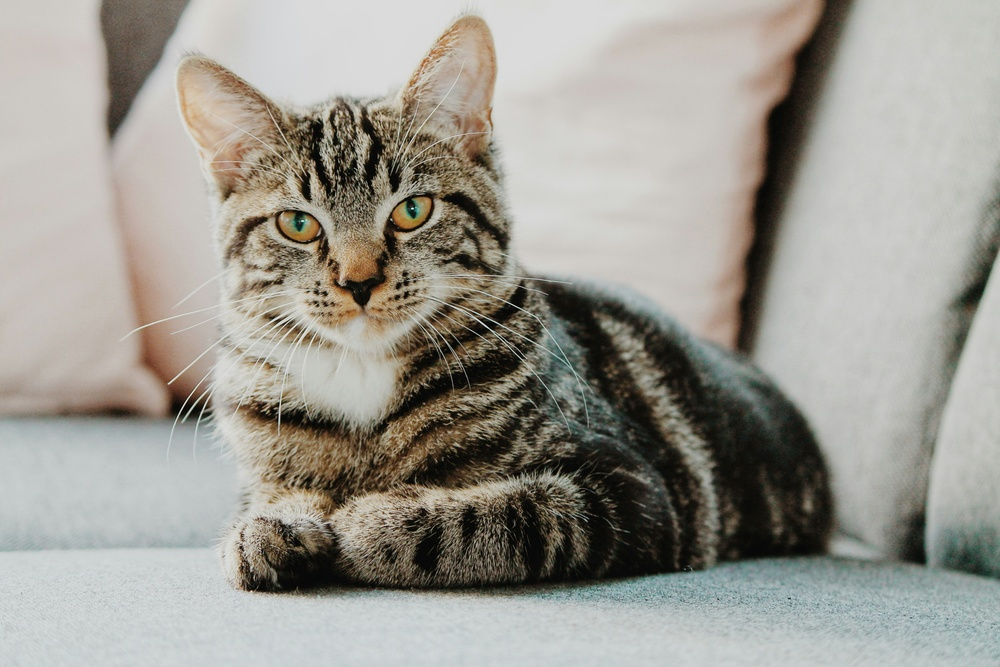
#> input picture html/rsc/src/400_OpenCV (OpenCV 파이썬)/ch_06_pixel/example.jpg, 1000 x 667 px, shrunk from 4272 x 2848 before the run
$ jupyter execute '0432_컬러공간_RGB_CMYK 변환 비교.ipynb'
#> lines starting #> are read from the running program, lines starting #| are printed output that depends on the picture; after the words box and inside, x2 and y2 are one past the last pixel; in counts of white or black regions, pixels touching at a corner belong together
[cell 1]
import cv2, numpy as np, matplotlib.pyplot as plt
from matplotlib.ticker import FuncFormatter

# RGB 이미지를 CMYK로 변환하는 함수
def rgb_to_cmyk(image):
    image = image / 255.0  # 이미지 정규화 (0~1 범위로 변환)
    R, G, B = cv2.split(image)  # RGB 채널 분리
    K = 1 - np.max(image, axis=2)  # Key (Black) 채널 계산
    K[K == 1] = 0.99  # K가 1일 경우 0.99로 설정하여 나누기 0 오류 방지
    C = (1 - R - K) / (1 - K + 1e-8)  # Cyan 채널 계산
    M = (1 - G - K) / (1 - K + 1e-8)  # Magenta 채널 계산
    Y = (1 - B - K) / (1 - K + 1e-8)  # Yellow 채널 계산
    CMYK = cv2.merge((C, M, Y, K))  # CMYK 채널 합치기
    return CMYK

# 이미지 파일 읽기
image = cv2.imread('example.jpg')
#> image is the input picture: shape (667, 1000, 3); mean B, G, R 146, 153.8, 156.3

# BGR에서 RGB로 변환
image_rgb = cv2.cvtColor(image, cv2.COLOR_BGR2RGB)

# RGB 채널 분리
R, G, B = cv2.split(image_rgb)
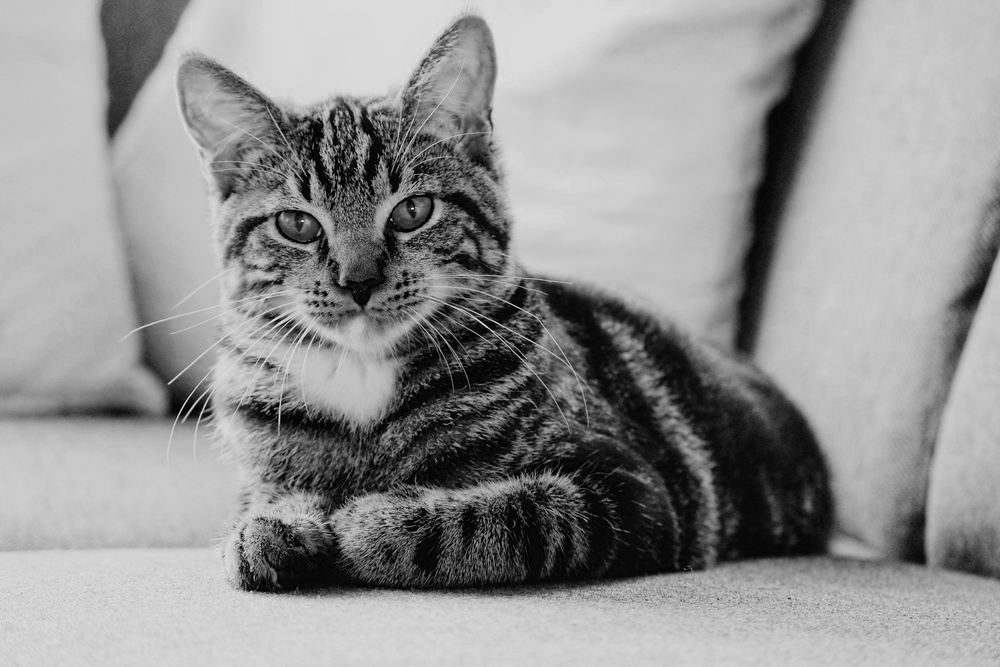
#> B: shape (667, 1000); min 0, max 252, mean 146

# 그레이스케일 변환
gray = cv2.cvtColor(image_rgb, cv2.COLOR_RGB2GRAY)

# CMYK로 변환
cmyk_image = rgb_to_cmyk(image_rgb)
#> in rgb_to_cmyk, `K = 1 - np.max(image, axis=2)`:
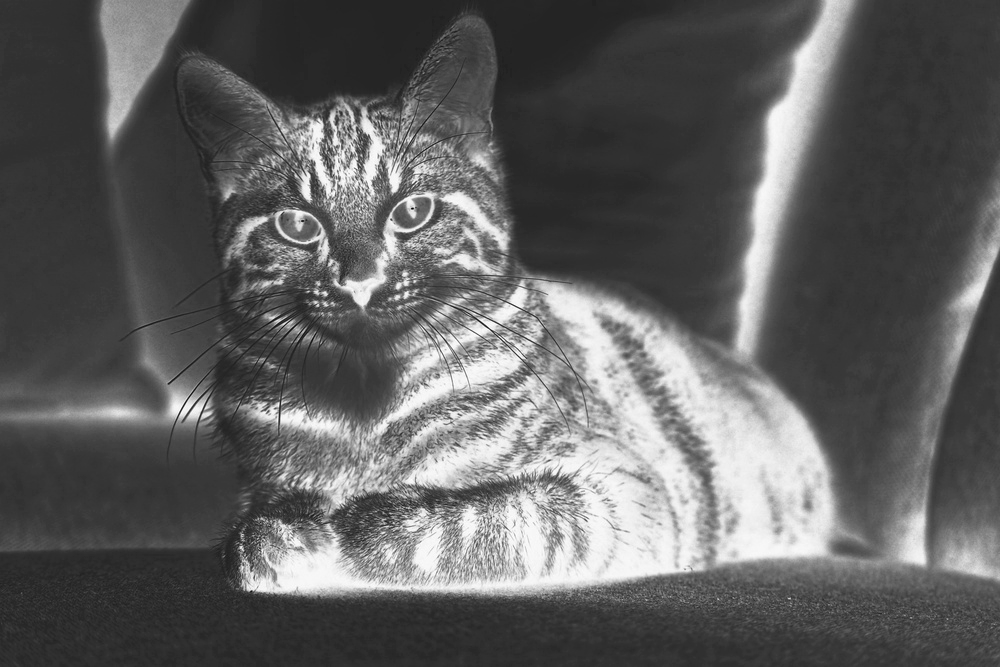
#> K: shape (667, 1000) float64; min 0, max 1, mean 0.377
#> in rgb_to_cmyk, `K[K == 1] = 0.99`: K: shape (667, 1000) float64; under 0.01% of pixels changed, all inside (x1, y1, x2, y2) = (468, 332, 478, 380)
#> in rgb_to_cmyk, `C = (1 - R - K) / (1 - K + 1e-8)`:
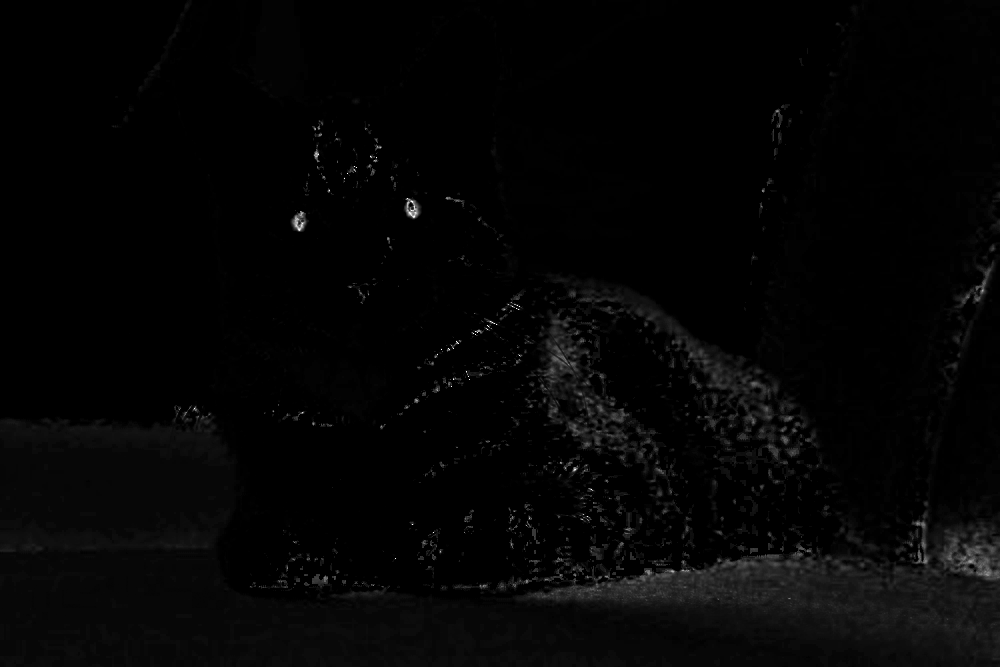
#> C: shape (667, 1000) float64; min 0, max 1, mean 0.0185
#> in rgb_to_cmyk, `M = (1 - G - K) / (1 - K + 1e-8)`:
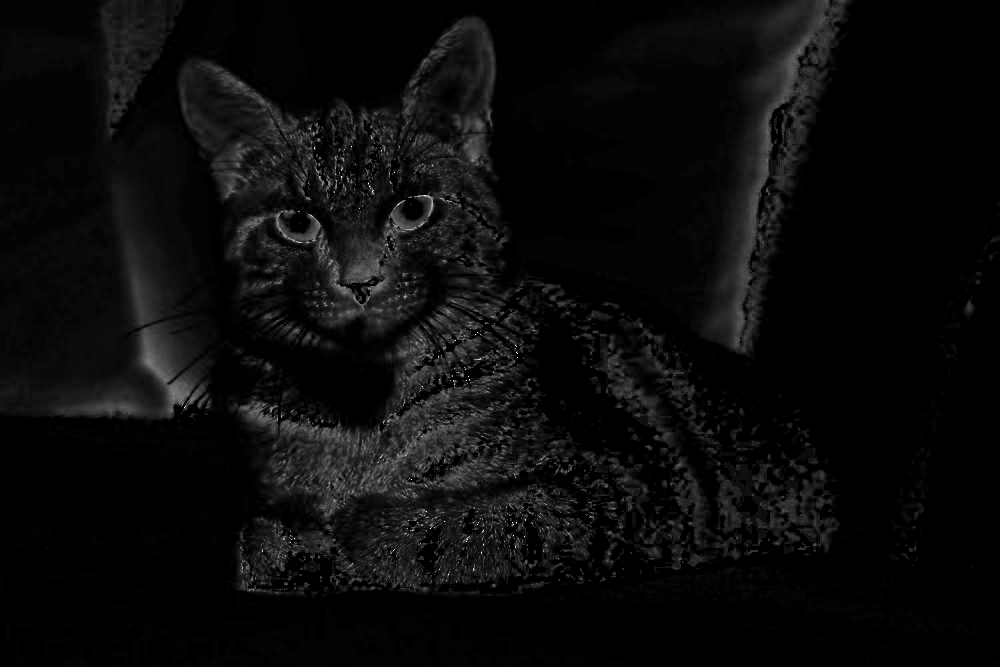
#> M: shape (667, 1000) float64; min 0, max 1, mean 0.0444
#> in rgb_to_cmyk, `Y = (1 - B - K) / (1 - K + 1e-8)`:
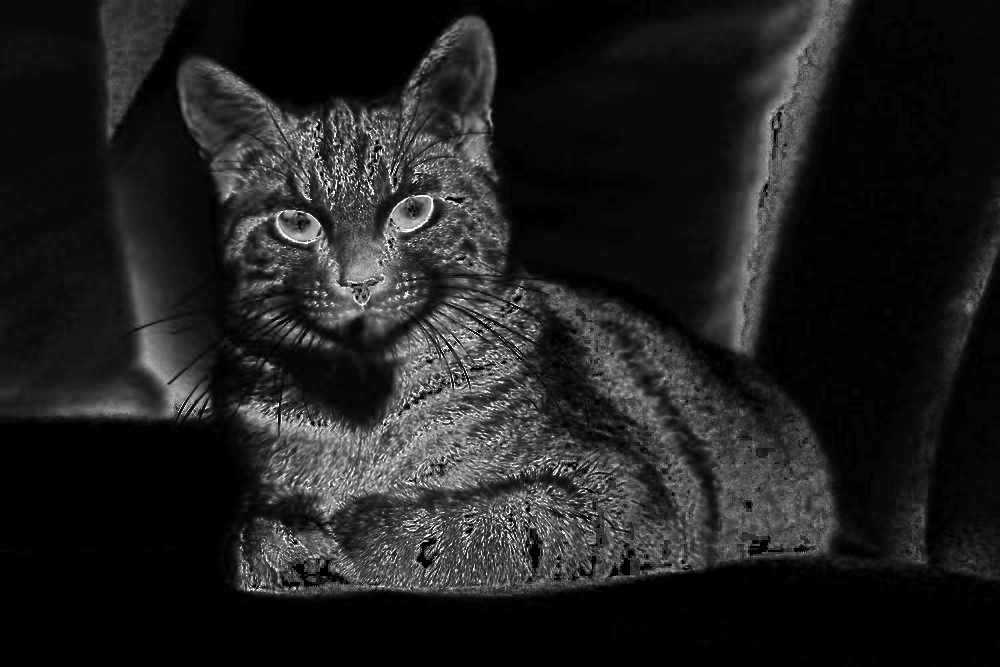
#> Y: shape (667, 1000) float64; min 0, max 1, mean 0.128
#> in rgb_to_cmyk, `CMYK = cv2.merge((C, M, Y, K))`:
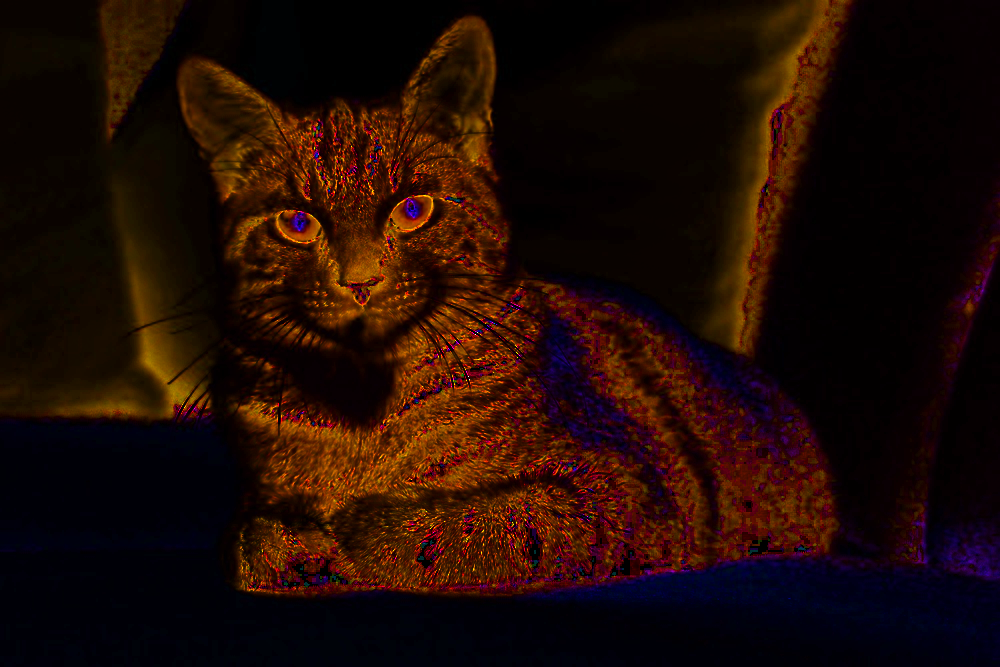
#> CMYK: shape (667, 1000, 4) float64; mean B, G, R, A 0.0185, 0.0444, 0.128, 0.377
C, M, Y, K = cv2.split(cmyk_image)  # 각 CMYK 채널 분리

# CMYK 채널을 8비트 값으로 스케일링
C = (C * 255).astype(np.uint8)
M = (M * 255).astype(np.uint8)
Y = (Y * 255).astype(np.uint8)
K = (K * 255).astype(np.uint8)

# 히스토그램을 계산할 때 0이 아닌 값만 사용
C_non_zero = C[C != 0]
M_non_zero = M[M != 0]
Y_non_zero = Y[Y != 0]
K_non_zero = K[K != 0]

# 그래프 설정
cols, rows = 5, 2  # 그래프의 행과 열 설정
chart_idx = 0  # 그래프 인덱스 초기화

# 히스토그램의 막대 너비 설정
bin_width = 1  # 히스토그램 막대 너비 (1로 설정)
bin_range = 256  # 히스토그램 범위 (0~255)

# 그래프 설정
plt.figure(figsize=(4*cols, 3*rows))  # 동적으로 그림 크기 설정

# 첫 번째 행: RGB 채널과 그레이스케일 이미지
plt.subplot(rows, cols, chart_idx := chart_idx + 1)
plt.imshow(R, cmap='Reds')  # 빨간 채널 표시
plt.title('Red Channel')
plt.axis('off')

plt.subplot(rows, cols, chart_idx := chart_idx + 1)
plt.imshow(G, cmap='Greens')  # 초록 채널 표시
plt.title('Green Channel')
plt.axis('off')

plt.subplot(rows, cols, chart_idx := chart_idx + 1)
plt.imshow(B, cmap='Blues')  # 파랑 채널 표시
plt.title('Blue Channel')
plt.axis('off')

plt.subplot(rows, cols, chart_idx := chart_idx + 1)
plt.imshow(gray, cmap='gray')  # 그레이스케일 이미지 표시
plt.title('Grayscale')
plt.axis('off')

# RGB 히스토그램을 하나의 그래프에 표시 (X값이 겹치지 않도록 오프셋 추가)
plt.subplot(rows, cols, chart_idx := chart_idx + 1)

# 각 채널의 히스토그램 계산
r_hist, r_bins = np.histogram(R.ravel(), bins=bin_range, range=(0, 256))
#> r_hist = 256 values, max 24239 at index 202, min 0 at index 242, mean 2605.5; r_bins = 257 values from 0 to 256
g_hist, g_bins = np.histogram(G.ravel(), bins=bin_range, range=(0, 256))
#> g_hist = 256 values, max 18802 at index 201, min 0 at index 233, mean 2605.5; g_bins = 257 values from 0 to 256
b_hist, b_bins = np.histogram(B.ravel(), bins=bin_range, range=(0, 256))
#> b_hist = 256 values, max 16331 at index 195, min 0 at index 227, mean 2605.5; b_bins = 257 values from 0 to 256
gray_hist, gray_bins = np.histogram(gray.ravel(), bins=bin_range, range=(0, 256))
#> gray_hist = 256 values, max 19812 at index 200, min 0 at index 237, mean 2605.5; gray_bins = 257 values from 0 to 256

# 히스토그램을 시프트하여 겹치지 않게 표시
plt.bar(r_bins[:-1], r_hist, width=bin_width, color='r', alpha=0.7, label='Red')
plt.bar(g_bins[:-1], g_hist, width=bin_width, color='g', alpha=0.7, label='Green')
plt.bar(b_bins[:-1], b_hist, width=bin_width, color='b', alpha=0.7, label='Blue')
plt.bar(gray_bins[:-1], gray_hist, width=bin_width, color='gray', alpha=0.7, label='Grayscale')
plt.title('RGB and Grayscale Histograms')
plt.xlim([0, 256])
# y축의 값 형식을 천 단위 구분기호로 표시
plt.gca().yaxis.set_major_formatter(FuncFormatter(lambda value, _: f'{int(value):,}'))
plt.legend()

# 두 번째 행: CMYK 채널
plt.subplot(rows, cols, chart_idx := chart_idx + 1)
plt.imshow(C, cmap='Blues')  # Cyan 채널 표시
plt.title('Cyan Channel')
plt.axis('off')

plt.subplot(rows, cols, chart_idx := chart_idx + 1)
plt.imshow(M, cmap='Purples')  # Magenta 채널 표시
plt.title('Magenta Channel')
plt.axis('off')

plt.subplot(rows, cols, chart_idx := chart_idx + 1)
plt.imshow(Y, cmap='Oranges')  # Yellow 채널 표시
plt.title('Yellow Channel')
plt.axis('off')

plt.subplot(rows, cols, chart_idx := chart_idx + 1)
plt.imshow(K, cmap='Greys')  # Black 채널 표시
plt.title('Black Channel')
plt.axis('off')

# CMYK 히스토그램을 하나의 그래프에 표시
plt.subplot(rows, cols, chart_idx := chart_idx + 1)
# 각 CMYK 채널의 히스토그램 계산
c_hist, c_bins = np.histogram(C_non_zero.ravel(), bins=bin_range, range=(0, 256))
#> c_hist = 256 values, max 52757 at index 7, min 0 at index 0, mean 996.7; c_bins = 257 values from 0 to 256
m_hist, m_bins = np.histogram(M_non_zero.ravel(), bins=bin_range, range=(0, 256))
#> m_hist = 256 values, max 59340 at index 3, min 0 at index 0, mean 1430.5; m_bins = 257 values from 0 to 256
y_hist, y_bins = np.histogram(Y_non_zero.ravel(), bins=bin_range, range=(0, 256))
#> y_hist = 256 values, max 48613 at index 2, min 0 at index 0, mean 2133; y_bins = 257 values from 0 to 256
k_hist, k_bins = np.histogram(K_non_zero.ravel(), bins=bin_range, range=(0, 256))
#> k_hist = 256 values, max 30145 at index 56, min 0 at index 0, mean 2605.5; k_bins = 257 values from 0 to 256
# 히스토그램을 시프트하여 겹치지 않게 표시
plt.bar(c_bins[:-1], c_hist, width=bin_width, color='cyan', alpha=0.7, label='Cyan')
plt.bar(m_bins[:-1], m_hist, width=bin_width, color='magenta', alpha=0.7, label='Magenta')
plt.bar(y_bins[:-1], y_hist, width=bin_width, color='yellow', alpha=0.7, label='Yellow')
plt.bar(k_bins[:-1], k_hist, width=bin_width, color='black', alpha=0.7, label='Black')
plt.title('CMYK Histograms')
plt.xlim([0, 256])
plt.legend()

plt.tight_layout()  # 레이아웃 조정
plt.show()  # 그래프 표시
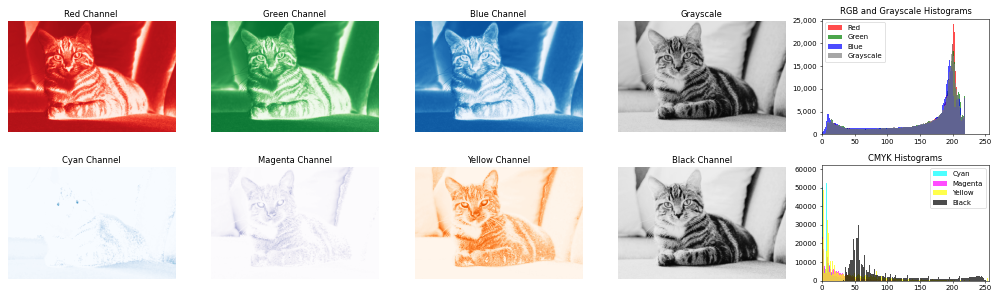
#> figure drawn by matplotlib, 10 panels; panel 5: tallest bar 24239 high, from x = 201.5 to 202.5; panel 5: tallest bar 18802 high, from x = 200.5 to 201.5; panel 5: tallest bar 16331 high, from x = 194.5 to 195.5; panel 10: tallest bar 52757 high, from x = 6.5 to 7.5
